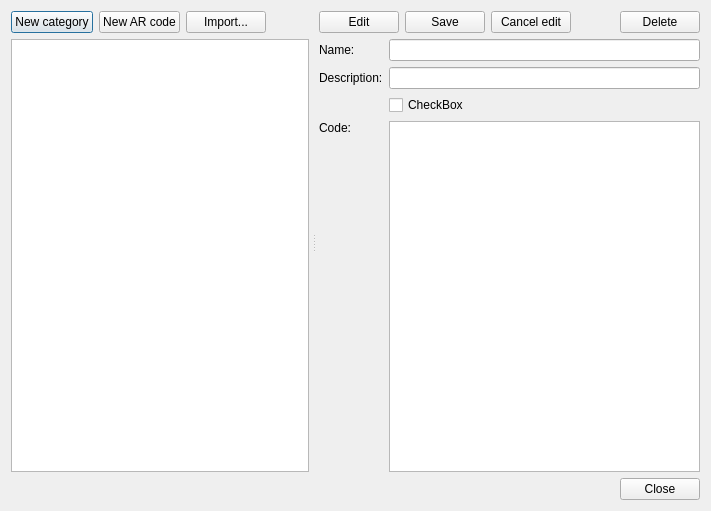
<?xml version="1.0" encoding="UTF-8"?>
<ui version="4.0">
 <class>CheatsDialog</class>
 <widget class="QDialog" name="CheatsDialog">
  <property name="geometry">
   <rect>
    <x>0</x>
    <y>0</y>
    <width>711</width>
    <height>511</height>
   </rect>
  </property>
  <property name="windowTitle">
   <string>Cheat code editor - MelonDS - Ixranium Fork</string>
  </property>
  <layout class="QVBoxLayout" name="verticalLayout_5">
   <item>
    <widget class="QSplitter" name="splitter">
     <property name="orientation">
      <enum>Qt::Orientation::Horizontal</enum>
     </property>
     <property name="handleWidth">
      <number>2</number>
     </property>
     <widget class="QWidget" name="verticalLayoutWidget">
      <layout class="QVBoxLayout" name="verticalLayout_2">
       <property name="topMargin">
        <number>0</number>
       </property>
       <property name="rightMargin">
        <number>4</number>
       </property>
       <property name="bottomMargin">
        <number>0</number>
       </property>
       <item>
        <layout class="QHBoxLayout" name="horizontalLayout">
         <property name="sizeConstraint">
          <enum>QLayout::SizeConstraint::SetDefaultConstraint</enum>
         </property>
         <item>
          <widget class="QPushButton" name="btnNewCat">
           <property name="text">
            <string>New category</string>
           </property>
          </widget>
         </item>
         <item>
          <widget class="QPushButton" name="btnNewARCode">
           <property name="text">
            <string>New AR code</string>
           </property>
          </widget>
         </item>
         <item>
          <widget class="QPushButton" name="btnImportCheats">
           <property name="text">
            <string>Import...</string>
           </property>
          </widget>
         </item>
         <item>
          <spacer name="horizontalSpacer">
           <property name="orientation">
            <enum>Qt::Orientation::Horizontal</enum>
           </property>
           <property name="sizeType">
            <enum>QSizePolicy::Policy::Expanding</enum>
           </property>
           <property name="sizeHint" stdset="0">
            <size>
             <width>40</width>
             <height>20</height>
            </size>
           </property>
          </spacer>
         </item>
        </layout>
       </item>
       <item>
        <widget class="QTreeView" name="tvCodeList">
         <property name="sizePolicy">
          <sizepolicy hsizetype="Expanding" vsizetype="Expanding">
           <horstretch>0</horstretch>
           <verstretch>0</verstretch>
          </sizepolicy>
         </property>
         <property name="minimumSize">
          <size>
           <width>200</width>
           <height>0</height>
          </size>
         </property>
         <property name="editTriggers">
          <set>QAbstractItemView::EditTrigger::NoEditTriggers</set>
         </property>
         <property name="dragEnabled">
          <bool>true</bool>
         </property>
         <property name="dragDropMode">
          <enum>QAbstractItemView::DragDropMode::InternalMove</enum>
         </property>
         <property name="defaultDropAction">
          <enum>Qt::DropAction::IgnoreAction</enum>
         </property>
         <property name="headerHidden">
          <bool>true</bool>
         </property>
        </widget>
       </item>
      </layout>
     </widget>
     <widget class="QWidget" name="layoutWidget">
      <layout class="QVBoxLayout" name="verticalLayout" stretch="0,0">
       <property name="leftMargin">
        <number>4</number>
       </property>
       <property name="rightMargin">
        <number>0</number>
       </property>
       <item>
        <layout class="QHBoxLayout" name="horizontalLayout_2">
         <item>
          <widget class="QPushButton" name="btnEditCode">
           <property name="text">
            <string>Edit</string>
           </property>
          </widget>
         </item>
         <item>
          <widget class="QPushButton" name="btnSaveCode">
           <property name="text">
            <string>Save</string>
           </property>
          </widget>
         </item>
         <item>
          <widget class="QPushButton" name="btnCancelEdit">
           <property name="text">
            <string>Cancel edit</string>
           </property>
          </widget>
         </item>
         <item>
          <spacer name="horizontalSpacer_2">
           <property name="orientation">
            <enum>Qt::Orientation::Horizontal</enum>
           </property>
           <property name="sizeHint" stdset="0">
            <size>
             <width>40</width>
             <height>20</height>
            </size>
           </property>
          </spacer>
         </item>
         <item>
          <widget class="QPushButton" name="btnDeleteCode">
           <property name="text">
            <string>Delete</string>
           </property>
          </widget>
         </item>
        </layout>
       </item>
       <item>
        <layout class="QFormLayout" name="formLayout">
         <item row="0" column="0">
          <widget class="QLabel" name="label">
           <property name="text">
            <string>Name:</string>
           </property>
          </widget>
         </item>
         <item row="0" column="1">
          <widget class="QLineEdit" name="txtItemName"/>
         </item>
         <item row="1" column="0">
          <widget class="QLabel" name="label_2">
           <property name="text">
            <string>Description:</string>
           </property>
          </widget>
         </item>
         <item row="1" column="1">
          <widget class="QLineEdit" name="txtItemDesc"/>
         </item>
         <item row="2" column="0">
          <widget class="QLabel" name="label_3">
           <property name="text">
            <string/>
           </property>
          </widget>
         </item>
         <item row="2" column="1">
          <widget class="QCheckBox" name="chkItemOption">
           <property name="text">
            <string>CheckBox</string>
           </property>
          </widget>
         </item>
         <item row="3" column="0">
          <widget class="QLabel" name="lblCode">
           <property name="sizePolicy">
            <sizepolicy hsizetype="Preferred" vsizetype="Preferred">
             <horstretch>0</horstretch>
             <verstretch>0</verstretch>
            </sizepolicy>
           </property>
           <property name="text">
            <string>Code:</string>
           </property>
           <property name="alignment">
            <set>Qt::AlignmentFlag::AlignLeading|Qt::AlignmentFlag::AlignLeft|Qt::AlignmentFlag::AlignTop</set>
           </property>
          </widget>
         </item>
         <item row="3" column="1">
          <widget class="QPlainTextEdit" name="txtCode">
           <property name="sizePolicy">
            <sizepolicy hsizetype="Expanding" vsizetype="Expanding">
             <horstretch>0</horstretch>
             <verstretch>0</verstretch>
            </sizepolicy>
           </property>
           <property name="minimumSize">
            <size>
             <width>200</width>
             <height>0</height>
            </size>
           </property>
           <property name="font">
            <font>
             <family>Noto Sans Mono</family>
            </font>
           </property>
          </widget>
         </item>
        </layout>
       </item>
      </layout>
     </widget>
    </widget>
   </item>
   <item>
    <widget class="QDialogButtonBox" name="buttonBox">
     <property name="sizePolicy">
      <sizepolicy hsizetype="Expanding" vsizetype="Fixed">
       <horstretch>0</horstretch>
       <verstretch>0</verstretch>
      </sizepolicy>
     </property>
     <property name="standardButtons">
      <set>QDialogButtonBox::StandardButton::Close</set>
     </property>
    </widget>
   </item>
  </layout>
 </widget>
 <resources/>
 <connections>
  <connection>
   <sender>buttonBox</sender>
   <signal>accepted()</signal>
   <receiver>CheatsDialog</receiver>
   <slot>accept()</slot>
   <hints>
    <hint type="sourcelabel">
     <x>649</x>
     <y>23</y>
    </hint>
    <hint type="destinationlabel">
     <x>349</x>
     <y>230</y>
    </hint>
   </hints>
  </connection>
  <connection>
   <sender>buttonBox</sender>
   <signal>rejected()</signal>
   <receiver>CheatsDialog</receiver>
   <slot>reject()</slot>
   <hints>
    <hint type="sourcelabel">
     <x>649</x>
     <y>23</y>
    </hint>
    <hint type="destinationlabel">
     <x>349</x>
     <y>230</y>
    </hint>
   </hints>
  </connection>
 </connections>
</ui>
